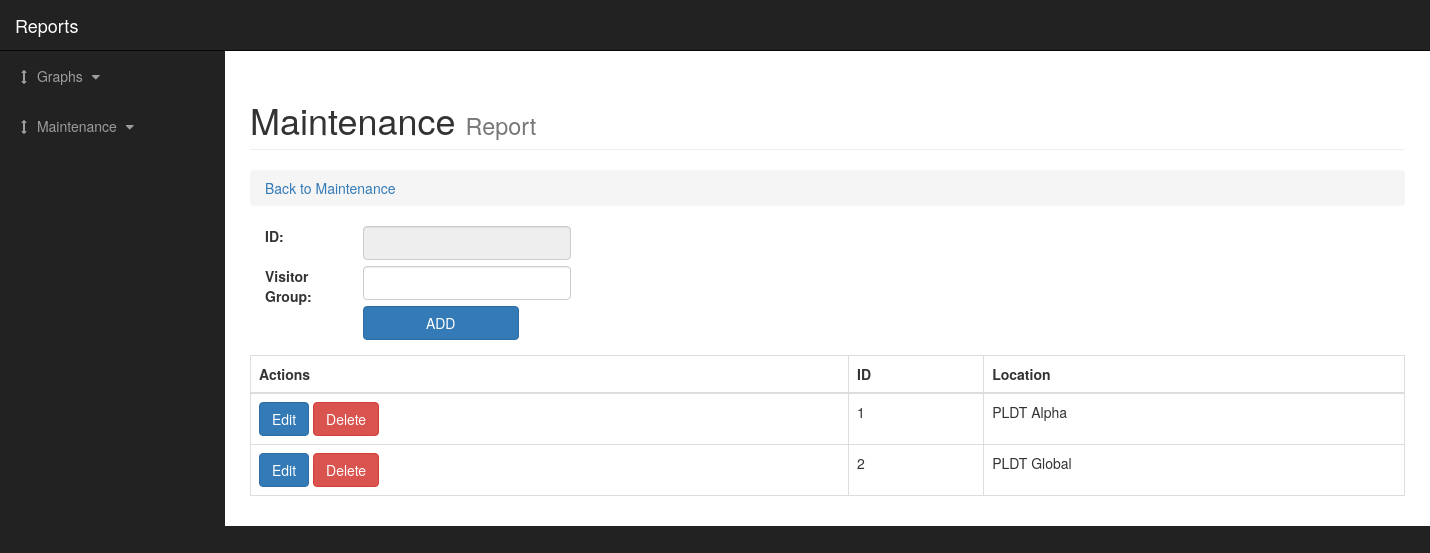
Before: /user/maintenance/vgroup.php with the older database file.
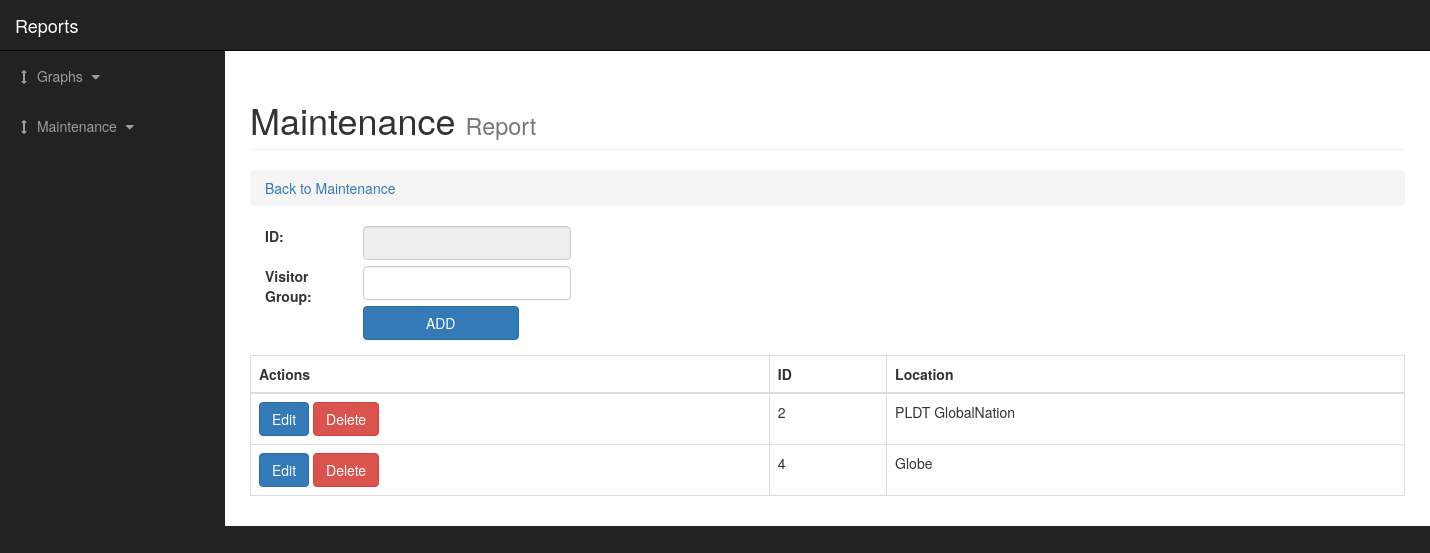
After: the same page with the newer database file.
### tables this page shows
CREATE TABLE `tblgroup` (
  `GroupID` int(20) NOT NULL,
  `GroupName` varchar(50) NOT NULL,
  `GroupCTR` int(20) NOT NULL,
  `GroupIsActive` tinyint(1) NOT NULL
);

### user/maintenance/vgroup.php (the view, shortened to what this page needs)
<?php
require_once('../../database/config.php');
?>
<!DOCTYPE html>
<html lang="en">
<head>
  <link href="../../css/bootstrap.min.css" rel="stylesheet">
  <link href="../../css/sb-admin.css" rel="stylesheet">
  <link href="../../font-awesome/css/font-awesome.min.css" rel="stylesheet" type="text/css">
</head>
<body>
  <form method="post">
    <div id="wrapper">
      <nav class="navbar navbar-inverse navbar-fixed-top" role="navigation">
        <div class="navbar-header">
          <a class="navbar-brand" href="../index.php">Reports</a>
        </div>
        <div class="collapse navbar-collapse navbar-ex1-collapse">
          <ul class="nav navbar-nav side-nav">
            <li>
              <a href="javascript:;" data-toggle="collapse" data-target="#demo"><i class="fa fa-fw fa-arrows-v"></i> Graphs <i class="fa fa-fw fa-caret-down"></i></a>
            </li>
            <li>
              <a href="javascript:;" data-toggle="collapse" data-target="#main"><i class="fa fa-fw fa-arrows-v"></i> Maintenance <i class="fa fa-fw fa-caret-down"></i></a>
            </li>
          </ul>
        </div>
      </nav>
      <div id="page-wrapper">
        <div class="container-fluid">
          <div class="row">
            <div class="col-lg-12">
              <h1 class="page-header">
                Maintenance
                <small>Report</small>
              </h1>
              <ol class="breadcrumb">
                <li class="active">
                  <a href="../index.php"> Back to Maintenance </a>
                </li>
              </ol>
            </div>
          </div>
          <form method="post">
            <div class="container form-group" >
              <div class="row">
                <div class="col-xs-1">
                  <label>ID: &nbsp;</label>
                </div>
                <div class="col-xs-11">
                  <input name ="txtGrpID" class="form-control disabled" type="text" style="width:20%" disabled>
                </div>
                <br><br>
                <div class="col-xs-1">
                  <label>Visitor Group: &nbsp;</label>
                </div>
                <div class="col-xs-11">
                  <input name="txtNameGrp" class="form-control disabled" type="text" style="width:20%">
                </div><br><br>
                <div class="col-xs-11 offset col-xs-.5">
                  <input class="btn btn-primary" style="width:15%!important;" name="btnSubmit" id="btnSubmit" value="ADD" type="submit">
                </div>
              </div>
            </div>
          </form>
          <div class="table-responsive">
            <table class="table table-bordered table-hover">
              <thead>
                <tr>
                  <th>Actions</th>
                  <th>ID</th>
                  <th>Location</th>
                </tr>
              </thead>
              <tbody>
                <?php
                $sql = "SELECT * FROM ict_database.tblgroup WHERE GroupIsActive = 1";
                $query = mysqli_query($conn,$sql);
                while($row=mysqli_fetch_array($query)){
                  ?>
                  <tr>
                    <td><a href="group_update.php?id=	<?php echo $row['GroupID']?>" class="btn btn-primary"> Edit</a>
                      <a href="group_delete.php?del= <?php echo $row['GroupID']?>" onclick="return confirm('Delete Data?')"  class="btn btn-danger" >Delete</a>
                    </td>
                    <td><?php echo $row['GroupID']?></td>
                    <td><?php echo $row['GroupName']?></td>
                  </tr>
                  <?php
                }
                ?>
              </tbody>
            </table>
          </div>
        </div>
      </div>
    </div>
  </form>
</body>
</html>

Changed rows visible on the page:
no longer on this page (row edited): tblgroup: GroupID "1", GroupName "PLDT Alpha"
changed tblgroup id 2: GroupName "PLDT Global" → "PLDT GlobalNation"
added tblgroup: GroupID "4", GroupName "Globe"
